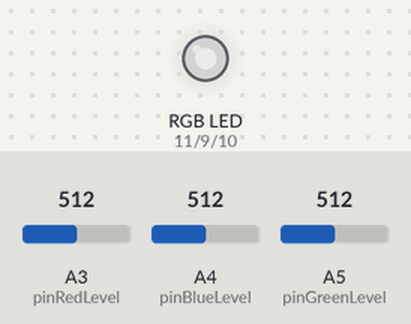
Bench run of a sketch on a simulated Arduino Uno, built with avr-gcc and run on an emulated ATmega328P. On the bench: an RGB LED mixed from three pins (HIGH = lit). Inputs (shaded band) come from the test bench; at power-on: A3 (pinRedLevel) = 512, A4 (pinBlueLevel) = 512, A5 (pinGreenLevel) = 512. Dim RGB values are drawn brighter than linear.

Above: at 1.2 s.
1.3 s: A3 (pinRedLevel) set to 716
At 2.0 s:
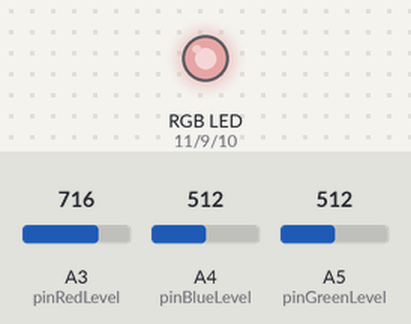
2.8 s: A4 (pinBlueLevel) set to 716
At 3.1 s:
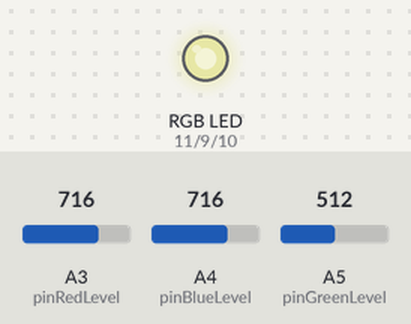
4.3 s: A5 (pinGreenLevel) set to 716
At 5.5 s:
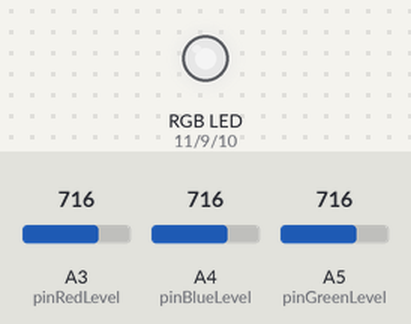
5.8 s: A3 (pinRedLevel) set to 900
At 6.6 s:
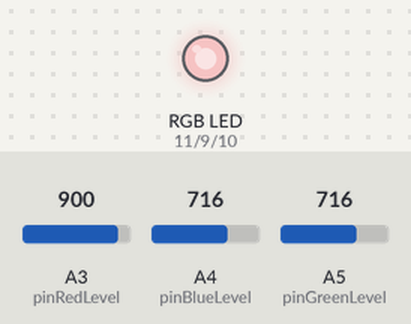
7.3 s: A4 (pinBlueLevel) set to 900
At 7.8 s:
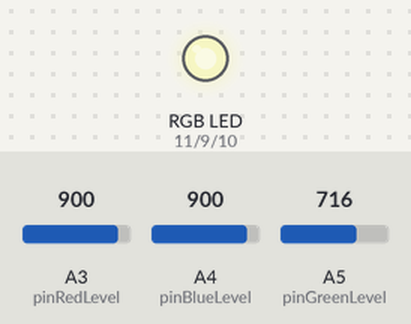
8.8 s: A5 (pinGreenLevel) set to 900
At 10.1 s:
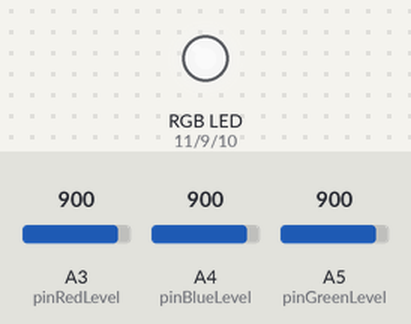
Timing chart, 0 to 11.3 s (numbered marks = the images above; inputs shaded):
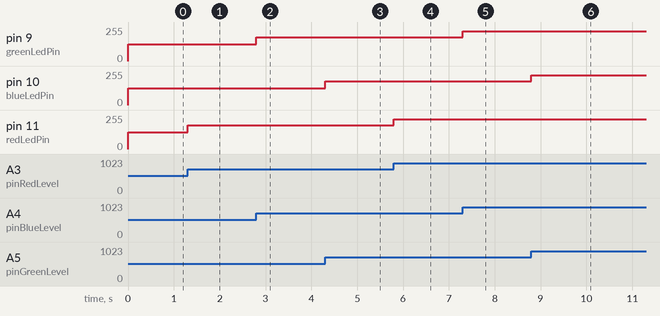

The sketch:

homework_1.ino
```cpp
const int redLedPin = 11;
const int blueLedPin = 10;
const int greenLedPin = 9;

const int pinRedLevel = A3;
const int pinGreenLevel = A5;
const int pinBlueLevel = A4;

const int LOWER_BOUND_ANALOG_READ = 0;
const int HIGHER_BOUND_ANALOG_READ = 1023;
const int LOWER_BOUND_ANALOG_WRITE = 0;
const int HIGHER_BOUND_ANALOG_WRITE = 255;

int rawRedValue, rawGreenValue, rawBlueValue;
int RGBredValue, RGBgreenValue, RGBblueValue;

void setup() {
  pinMode(redLedPin, OUTPUT);
  pinMode(blueLedPin, OUTPUT);
  pinMode(greenLedPin, OUTPUT);
  pinMode(pinRedLevel, INPUT);
  pinMode(pinBlueLevel, INPUT);
  pinMode(pinGreenLevel, INPUT);

  Serial.begin(9600);
}

void loop() {
  // citim valorile de tip input, valoare intreagi din [0,1023]
  rawGreenValue = analogRead(pinGreenLevel);
  rawRedValue = analogRead(pinRedLevel);
  rawBlueValue = analogRead(pinBlueLevel);

  // transformam valorile citite in valori din intervalul [0,255]
  RGBredValue = map(rawRedValue, LOWER_BOUND_ANALOG_READ, HIGHER_BOUND_ANALOG_READ, LOWER_BOUND_ANALOG_WRITE, HIGHER_BOUND_ANALOG_WRITE);
  RGBgreenValue = map(rawGreenValue, LOWER_BOUND_ANALOG_READ, HIGHER_BOUND_ANALOG_READ, LOWER_BOUND_ANALOG_WRITE, HIGHER_BOUND_ANALOG_WRITE);
  RGBblueValue = map(rawBlueValue, LOWER_BOUND_ANALOG_READ, HIGHER_BOUND_ANALOG_READ, LOWER_BOUND_ANALOG_WRITE, HIGHER_BOUND_ANALOG_WRITE);;

  // vom seta un threshold in cazul in care device-ul de input nu este perfect: valoriile < 5 se considera ca fiind 0
  if (RGBredValue < 5)
    RGBredValue = 0;

  if (RGBgreenValue < 5)
    RGBgreenValue = 0;

  if (RGBblueValue < 5)
    RGBblueValue = 0;

  // trimitem semnalul catre LED
  assignRGBtoLed(RGBredValue, RGBgreenValue, RGBblueValue);
}

void assignRGBtoLed(int r, int g, int b){
  // functia seteaza intensitatile de rosu, verde si albastru LED-ului nostru
  analogWrite(redLedPin, r);
  analogWrite(blueLedPin, g);
  analogWrite(greenLedPin, b);
}
```

Measured:
- after the input at 1.3 s, pin 11 (redLedPin): 127/255 → 178/255 at once
- after the input at 2.8 s, pin 9 (greenLedPin): 127/255 → 178/255 at once
- after the input at 4.3 s, pin 10 (blueLedPin): 127/255 → 178/255 at once
- after the input at 5.8 s, pin 11 (redLedPin): 178/255 → 224/255 at once
- after the input at 7.3 s, pin 9 (greenLedPin): 178/255 → 224/255 at once
- after the input at 8.8 s, pin 10 (blueLedPin): 178/255 → 224/255 at once
